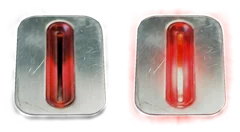
#> input picture assets/img/slot.webp, 240 x 132 px, given in place of poster.jpg, which was not available
$ python stills.py ../../../../assets/img
#> lines starting #> are read from the running program, lines starting #| are printed output that depends on the picture
"""Crop, grade and export the cinema stills and poster (dev tool, not deployed).

    python -I stills.py <raw dir> [name ...]      (all when no names; needs Pillow + numpy)

The raw generations (prompts in design/works/cinema/IMAGES.md) are kept outside the repo.

Grade: greyscale, levels from the 0.15% / 99.85% quantiles, a gamma per still, one shared fine grain so
the set matches. Retouch (not drawing): the "-off" variants darken a lit window, bulb or room the way
a closed shutter or a switched-off lamp would, and the fogged end of the roll burns light into a frame.
"""
import pathlib
import sys

import numpy as np
from PIL import Image, ImageFilter

ROOT = pathlib.Path(__file__).resolve().parents[4]
RAW = pathlib.Path(sys.argv[1]) if len(sys.argv) > 1 else pathlib.Path('raw')
OUT = ROOT / 'works' / 'cinema' / 'img'
TIERS = (1600, 800, 400)

rs = np.random.default_rng(1966)


def load(name):
#> called with name = 'poster.jpg'
    return np.asarray(Image.open(RAW / name).convert('L'), dtype=np.float32)
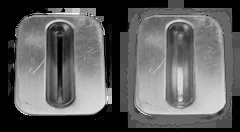
#> returned value: shape (132, 240) float32; min 0, max 255, mean 95


def crop32(a, box=None, fy=0.5, fx=0.5):
    """box = (x0, y0, x1, y1) first, then the largest 3:2 window around (fx, fy)."""
    if box:
        a = a[box[1]:box[3], box[0]:box[2]]
    h, w = a.shape
    if w / h > 1.5:
        nw, nh = int(h * 1.5), h
    else:
        nw, nh = w, int(w / 1.5)
    x0 = min(max(int(fx * w - nw / 2), 0), w - nw)
    y0 = min(max(int(fy * h - nh / 2), 0), h - nh)
    return a[y0:y0 + nh, x0:x0 + nw]


def levels(a, gamma=1.0, lo_q=0.0015, hi_q=0.9985, black=4, white=250):
#> called with gamma = 1.08, lo_q = 0.0015, hi_q = 0.999, black = 4, white = 250
    lo, hi = np.quantile(a, [lo_q, hi_q])
#> lo = 0; hi = 225
    t = np.clip((a - lo) / max(1, hi - lo), 0, 1) ** gamma
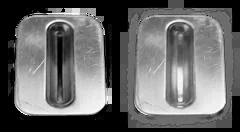
#> t: shape (132, 240) float32; min 0, max 1, mean 0.406
    return black + t * (white - black)


def grain(a, amount=4.0):
#> called with amount = 3.5
    n = rs.normal(0, 1, a.shape).astype(np.float32)
    img = Image.fromarray(np.clip(n * 40 + 128, 0, 255).astype(np.uint8)).filter(ImageFilter.GaussianBlur(0.6))
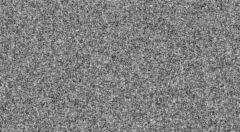
#> img: PIL image 240x132 L; min 48, max 203, mean 127.6
    n = (np.asarray(img, dtype=np.float32) - 128) / 40
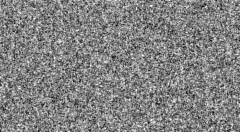
#> n: shape (132, 240) float32; min -2, max 1.88, mean -0.0104; drawn with min black and max white
    mid = 1 - np.abs(a / 255 - 0.45) * 1.3  # film grain shows most in the mid-tones
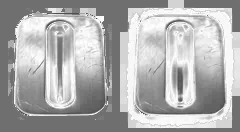
#> mid: shape (132, 240) float32; min 0.31, max 0.997, mean 0.687
    return a + n * amount * np.clip(mid, 0.25, 1)


def soft_rect(shape, x0, y0, x1, y1, feather):
    m = np.zeros(shape, dtype=np.uint8)
    m[y0:y1, x0:x1] = 255
    img = Image.fromarray(m).filter(ImageFilter.GaussianBlur(feather))
    return np.asarray(img, dtype=np.float32) / 255


def export(a, name, tiers=TIERS, q=74):
#> called with name = 'poster-lit', tiers = (1200, 700), q = 76
    im = Image.fromarray(np.clip(a, 0, 255).astype(np.uint8))
    out = []
    for t in tiers:
        w = min(t, im.width)
        h = round(im.height * w / im.width)
        p = OUT / f'{name}-{t}.webp'
        im.resize((w, h), Image.LANCZOS).save(p, 'WEBP', quality=q, method=6)
        out.append(f'{p.name} {w}x{h} {p.stat().st_size // 1024}KB')
#> this loop made 1 pass
#> (t, w, h) on pass 1: (1200, 240, 132)
#> after the loop, out = []
    print(name, ' | '.join(out))


# ---------- the poster and the window it holds ----------

POSTER_PANE = (858, 800, 1002, 972)  # lit window in raw/poster.jpg


def poster_lit():
    return levels(load('poster.jpg'), gamma=1.08)


def poster_off(a):
    x0, y0, x1, y1 = POSTER_PANE
    pane = soft_rect(a.shape, x0, y0, x1, y1, 3)
    halo = soft_rect(a.shape, x0 - 30, y0 - 30, x1 + 30, y1 + 30, 26)
    dark = a * 0.12 + 7
    b = a * (1 - pane) + dark * pane
    # what the light was throwing on the wall around the frame
    return b * (1 - 0.18 * halo * (1 - pane))


def window_crop(a):
    # the top of the building from the stop: full width, window high in the frame
    return crop32(a, (0, 560, 1696, 1691))


def fogged(a):
    h, w = a.shape
    yy, xx = np.mgrid[0:h, 0:w].astype(np.float32)
    # light leaking in from the right edge of the roll, strongest at the top corner
    d = (w - xx) / w * 1.0 + yy / h * 0.35
    burn = np.clip(1.15 - d * 1.6, 0, 1) ** 1.6
    b = a + (255 - a) * burn
    return np.clip(b * 0.92 + 18, 0, 255)


def run(names):
    want = lambda n: not names or n in names
    if want('poster'):
        lit = poster_lit()
        export(grain(lit, 3.5), 'poster-lit', tiers=(1200, 700), q=76)
        export(grain(poster_off(lit), 3.5), 'poster-off', tiers=(1200, 700), q=76)
    if want('window'):
        lit = poster_lit()
        off = poster_off(lit)
        export(grain(window_crop(lit)), 'still-window')
        export(grain(window_crop(off)), 'still-window-off')
        export(grain(fogged(window_crop(off))), 'still-fogged')
    if want('place'):
        export(grain(levels(crop32(load('place-a2.jpg')), gamma=1.1)), 'still-place')
    if want('stairs'):
        a = levels(crop32(load('stairs.jpg'), (135, 0, 2392, 1696), fy=0.42), gamma=1.12)
        export(grain(a), 'still-stairs')
        # the landing bulb not yet on: everything sinks, the bulb glass stays a dull grey
        h, w = a.shape
        off = (a / 255) ** 1.9 * 255 * 0.34 + 3
        export(grain(off, 3), 'still-stairs-off')
    if want('room'):
        export(grain(levels(crop32(load('room.jpg'), (135, 0, 2392, 1696), fy=0.45), gamma=1.05)), 'still-room')
    if want('eunjae'):
        export(grain(levels(crop32(load('eunjae.jpg'), (135, 0, 2392, 1696), fy=0.3), gamma=1.0)), 'still-eunjae')
    if want('notebook'):
        export(grain(levels(crop32(load('notebook.jpg')), gamma=1.05)), 'still-notebook')
    if want('glass'):
        export(grain(levels(crop32(load('glass.jpg')), gamma=1.05)), 'still-glass')
    if want('driver'):
        export(grain(levels(crop32(load('driver2.jpg')), gamma=1.08)), 'still-driver')
    if want('two'):
        export(grain(levels(crop32(load('two.jpg')), gamma=1.05)), 'still-two')
    if want('switch'):
        a = levels(crop32(load('switch.jpg')), gamma=1.0)
        export(grain(a), 'still-switch')
        off = (a / 255) ** 2.1 * 255 * 0.3 + 3
        export(grain(off, 3), 'still-switch-off')
    if want('bus'):
        export(grain(levels(crop32(load('bus.jpg'), (280, 0, 2005, 1150)), gamma=1.05)), 'still-bus')
    if want('reach'):
        export(grain(levels(crop32(load('reach.jpg')), gamma=1.05)), 'still-reach')


if __name__ == '__main__':
    OUT.mkdir(exist_ok=True)
#> (the run stopped early here; a loop or call above may not have finished)
